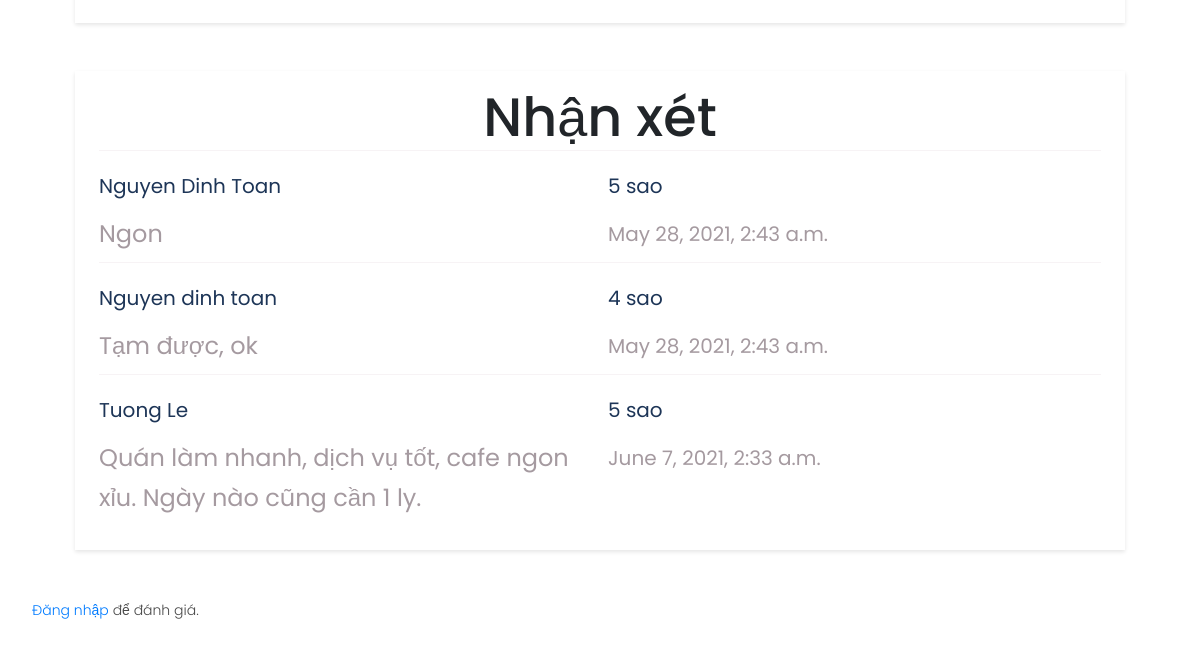
Page /reviews/2/ (lower part) on the earlier database version.
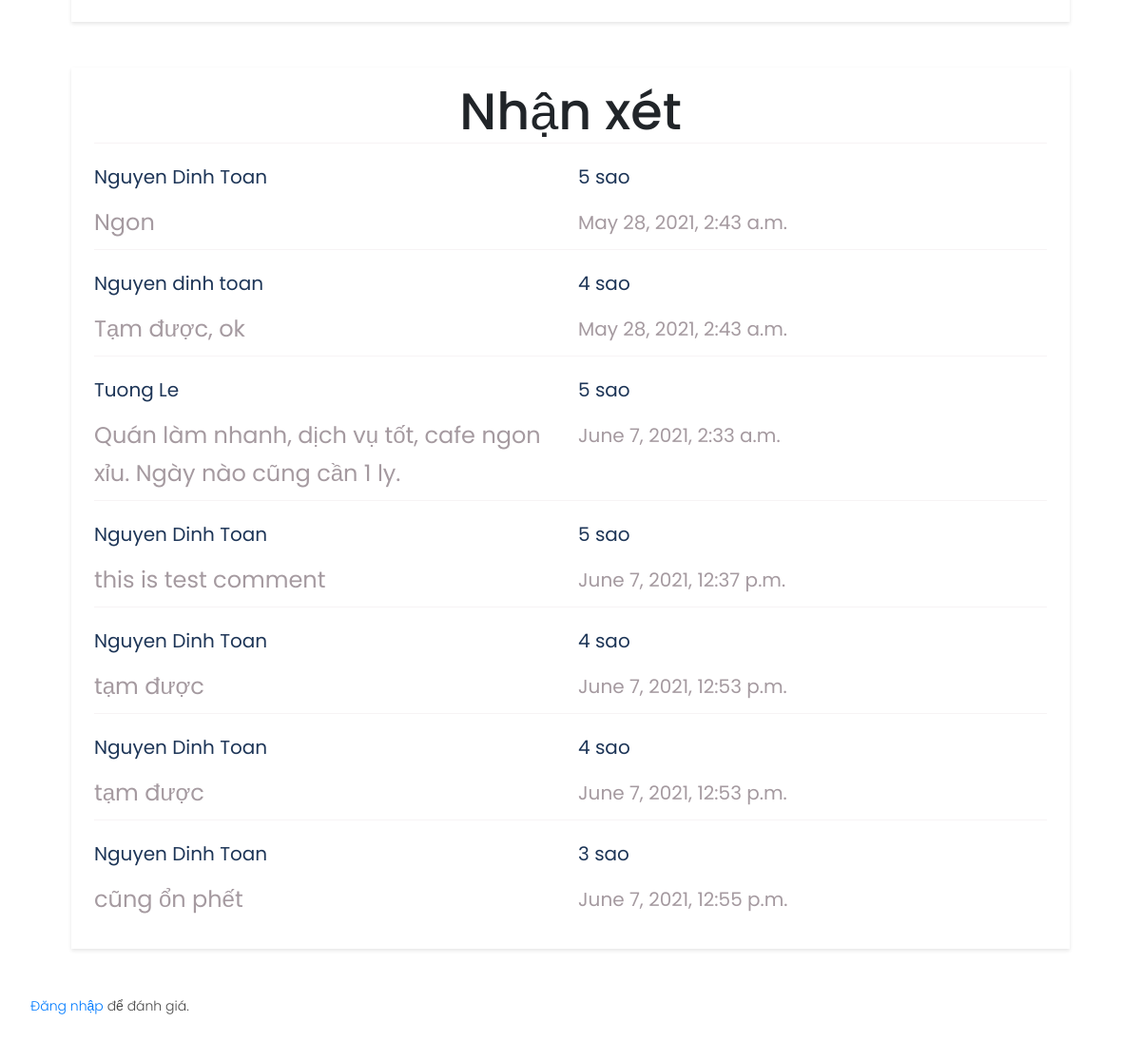
Same page on the later database version.
### reviews/models.py (models this page shows)
class Review(models.Model):
    author = models.ForeignKey(User, on_delete=models.CASCADE)
    coffee_bar = models.ForeignKey(CoffeeBar, on_delete=models.CASCADE)
    vote = models.PositiveIntegerField(default=5)
    description = models.TextField(null=True)
    created_at = models.DateTimeField(auto_now_add=True)

### reviews/views.py (the view)
# urls.py: path('<int:coffee_bar_id>/', coffee_bars_detail, name='detail'),
def coffee_bars_detail(request, coffee_bar_id):
    coffee_bar = get_object_or_404(CoffeeBar, pk=coffee_bar_id)
    reviews = coffee_bar.review_set.all()
    if request.method == 'POST':
        form = ReviewForm(request.POST)
        if form.is_valid():
            description = form.cleaned_data['description']
            rating = form.cleaned_data['rating']
            r = Review(author=request.user, coffee_bar=coffee_bar, vote=rating, description=description)
            r.save()
            count = 1
            voted = int(rating)
            for review in reviews:
                voted += review.vote
                count += 1
            coffee_bar.avg_vote = round(voted / count, 1)
            coffee_bar.save()
    else:
        form = ReviewForm()
    context = {
        'coffee_bar': coffee_bar,
        'reviews': reviews,
        "auth": request.user,
        "form": form
    }
    return render(request, 'reviews/coffee_bars_detail.html', context)

### reviews/templates/reviews/coffee_bars_detail.html (shortened to what this page needs)
{% load static %}
{% block head %}
    <link rel="stylesheet" type="text/css" href="{% static 'reviews/style.css' %}">
    <link href="{% static 'reviews/vendor/bootstrap/css/bootstrap.min.css' %}" rel="stylesheet">
    <link rel="stylesheet" href="{% static 'reviews/assets/css/fontawesome.css' %}">
    <link rel="stylesheet" href="{% static 'reviews/assets/css/templatemo-sixteen.css' %}">
    <link rel="stylesheet" href="assets/css/owl.css">
{% endblock head %}
{% block content %}
 <div id="menu_id" class="shadow-2xl bg-white rounded-md mb-5 px-4 py-4">
</div>
<div id="review_id" class="shadow-2xl bg-white rounded-md mb-5 px-4 py-4">
	<h1 class="text-black font-bold">Nhận xét</h1>
		{% if reviews %}
			{% for review in reviews %}
				<div class="item">
					<label class="user-name" for="review{{ forloop.counter }}">{{ review.author.last_name }} {{ review.author.first_name }}</label>
					<label class="vote" for="review{{ forloop.counter }}">{{ review.vote }} sao</label>
					<label class="description" for="review{{ forloop.counter }}">{{ review.description }}</label>
					<label class="time" for="review{{ forloop.counter }}">{{ review.created_at }}</label>
				</div>
			{% endfor %}
		{% else %}
        	<p>Không có nhận xét nào.</p>
    {% endif %}
</div>
 {% if auth.is_authenticated %}
<div id="vote_id" class="shadow-2xl bg-white rounded-md mb-5 px-4 py-4">
<h1 class="text-black font-bold">Đánh giá</h1>
	{% if error_message %}<p><strong>{{ error_message }}</strong></p>{% endif %}
	<form method="post">
        {% csrf_token %}
        {% if form.errors %}
            <div class="notification is-danger">
                <ul>
                    {% for key, value in form.errors.items %}
                        <li>
                            {{ value }}
                        </li>
                    {% endfor %}
                </ul>
            </div>
        {% endif %}
        {% for field in form %}
            <div class="comment field">
                <label class="label is-small">
                    {{ field.label_tag }}
                </label>
                <div class="control">
                    {{ field }}
                </div>
                {% if field.help_text %}
                    <p class="help">{{ field.help_text }}</p>
                {% endif %}
                {% for error in field.errors %}
                    <p class="help is-danger">{{ error }}</p>
                {% endfor %}
            </div>
        {% endfor %}
    </form>
    <div>
        <button type="submit" class="btn button is-primary is-small" id="submit-btn-id">Gửi đánh giá</button>
    </div>
</div>
{% else %}
<p><a href="{% url 'reviews:login' %}">Đăng nhập</a> để đánh giá.
</p>
{% endif %}
{% endblock content %}

### reviews/static/reviews/style.css (style rules this page uses)
.shadow-2xl { max-width: 1050px; margin: 20px auto; padding: 32px; background: white; box-shadow: 0 2px 4px rgba(0, 0, 0, 0.1); }
.text-black { text-decoration: none; }
h1 { color: #1d3557; }
.font-bold { text-align: center; font-size: 54px; margin-top: -10px !important; }
.item { line-height: 40px; color: #1d3557; display: grid; grid-template-columns: repeat(2, 1fr); grid-column-gap: 1em; padding-top: 15px; }
.item:not(:first-child) { border-top: 0.5px outset #f7f3f5; }
.description { font-size: 24px; color: #a59aa0; }
.time { font-size: 20px; color: #a59aa0; }
.price, .address, .vote, .summary, .coffee-bar-description, .user-name { font-size: 20px; }

### reviews/static/reviews/assets/css/templatemo-sixteen.css (style rules this page uses)
p { margin-bottom: 0px; font-size: 14px; font-weight: 300; color: #4a4a4a; line-height: 24px; }
a { text-decoration: none!important; }
h1,h2,h3,h4,h5,h6 { margin: 0px; }

Differences in the rows shown:
added Review: author.last_name "Nguyen Dinh", author.first_name "Toan", vote "5", description "this is test comment", created_at "June 7, 2021, 12:37 p.m."
added Review: author.last_name "Nguyen Dinh", author.first_name "Toan", vote "4", description "tạm được", created_at "June 7, 2021, 12:53 p.m."
added Review: author.last_name "Nguyen Dinh", author.first_name "Toan", vote "4", description "tạm được", created_at "June 7, 2021, 12:53 p.m."
added Review: author.last_name "Nguyen Dinh", author.first_name "Toan", vote "3", description "cũng ổn phết", created_at "June 7, 2021, 12:55 p.m."
